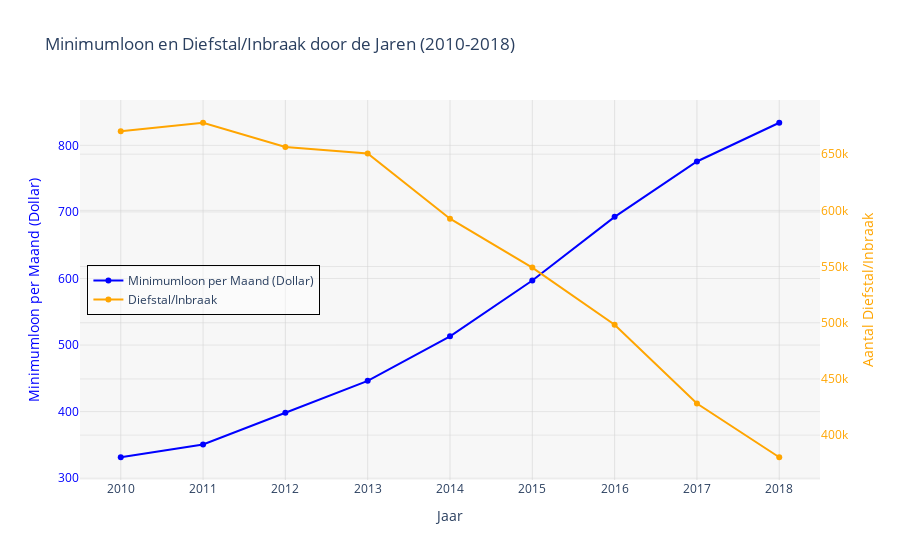

Here is the notebook cell this chart was saved with:
### Markdown cell above
## Minimum Wage per Month and Theft/Break-ins
The graph illustrates the relationship between minimum wage per month and the incidence of thefts and break-ins from 2013 to 2018. This data provides an overview of how changes in minimum wage levels might correlate with crime rates, particularly property crimes such as thefts and break-ins.

### Code cell
# Exchange rates from euros to dollars for each year. Source : https://www.macrotrends.net/2548/euro-dollar-exchange-rate-historical-chart
exchange_rates = {
    1969: 1.1747, 1970: 1.1747, 1971: 1.1747, 1972: 1.1747, 1973: 1.1747, 1974: 1.1747, 1975: 1.1747,
    1976: 1.1747, 1977: 1.1747, 1978: 1.1747, 1979: 1.1747, 1980: 1.1747, 1981: 1.1747, 1982: 1.1747,
    1983: 1.1747, 1984: 1.1747, 1985: 1.1747, 1986: 1.1747, 1987: 1.1747, 1988: 1.1747, 1989: 1.1747,
    1990: 1.1747, 1991: 1.1747, 1992: 1.1747, 1993: 1.1747, 1994: 1.1747, 1995: 1.1747, 1996: 1.1747,
    1997: 1.1747, 1998: 1.1747, 1999: 1.1747, 2000: 0.92, 2001: 0.90, 2002: 0.95, 2003: 1.13, 2004: 1.24,
    2005: 1.24, 2006: 1.26, 2007: 1.38, 2008: 1.47, 2009: 1.39, 2010: 1.33, 2011: 1.39, 2012: 1.29,
    2013: 1.33, 2014: 1.33, 2015: 1.11, 2016: 1.11, 2017: 1.13, 2018: 1.18
}

def convert_euro_to_dollar(year, amount_euro):
    return amount_euro * exchange_rates.get(year, 1)

# Read the theft and burglary data from CSV file
data = pd.read_csv('theft_and_burglary.csv')

# Extracting the data from the DataFrame
jaren = data['year'].tolist()
diefstal_inbraak = data['theft_and_burglary'].tolist()

# Read the minimum wage data from CSV file and convert to dollars
minimum_wage_df = pd.read_csv("minimum_wage_data.csv")
minimum_wage_df['year'] = minimum_wage_df['year'].astype(int)
minimum_wage_df['minimum wage per month (dollar)'] = minimum_wage_df.apply(
    lambda row: convert_euro_to_dollar(row['year'], row['minimum wage per month (euro)']), axis=1
)

# Extracting the minimum wage data in dollars
min_wage_month = minimum_wage_df['minimum wage per month (dollar)'].tolist()

fig = go.Figure()

fig.add_trace(go.Scatter(x=jaren, y=min_wage_month, mode='lines+markers', name='Minimumloon per Maand (Dollar)', line=dict(color='blue')))

fig.add_trace(go.Scatter(x=jaren, y=diefstal_inbraak, mode='lines+markers', name='Diefstal/Inbraak', line=dict(color='orange'), yaxis='y2'))

fig.update_layout(
    yaxis=dict(
        title='Minimumloon per Maand (Dollar)',
        titlefont=dict(color='blue'),
        tickfont=dict(color='blue'),
        gridcolor='lightgrey',
        gridwidth=0.5
    ),
    yaxis2=dict(
        title='Aantal Diefstal/Inbraak',
        titlefont=dict(color='orange'),
        tickfont=dict(color='orange'),
        overlaying='y',
        side='right',
        gridcolor='lightgrey',
        gridwidth=0.5
    ),
    title='Minimumloon en Diefstal/Inbraak door de Jaren (2010-2018)',
    
    xaxis_title='Jaar',
    xaxis=dict(
        gridcolor='lightgrey',
        gridwidth=0.6
    ),
    legend=dict(
        x=0.01,
        y=0.5,
        bgcolor='rgba(255, 255, 255, 0.5)',
        bordercolor='black',
        borderwidth=1
    ),
    plot_bgcolor='rgba(240, 240, 240, 0.5)'
)

fig.show()

### Figure 1 — Plotly figure (JSON) as saved in the notebook; plotly's stock layout.template omitted (floating-point values rounded to 4 significant figures)
{"data": [{"line": {"color": "blue"}, "mode": "lines+markers", "name": "Minimumloon per Maand (Dollar)", "type": "scatter", "x": [2010, 2011, 2012, 2013, 2014, 2015, 2016, 2017, 2018], "y": [331.4, 350.5, 398.3, 446.3, 513.1, 597.0, 692.6, 775.8, 834.0, 905.0, 943.8, 985.4, 1015.0, 1068.0, 1092.0, 1060.0, 1060.0, 1060.0, 1060.0, 1060.0, 1060.0, 1078.0, 1111.0, 1145.0, 1153.0, 1153.0, 1153.0, 1169.0, 1190.0, 1222.0, 1258.0, 1013.0, 1051.0, 1158.0, 1420.0, 1568.0, 1568.0, 1611.0, 1806.0, 1978.0, 1932.0, 1878.0, 1987.0, 1872.0, 1960.0, 1982.0, 1670.0, 1699.0, 1761.0, 1872.0]}, {"line": {"color": "orange"}, "mode": "lines+markers", "name": "Diefstal/Inbraak", "type": "scatter", "x": [2010, 2011, 2012, 2013, 2014, 2015, 2016, 2017, 2018], "y": [670470, 677970, 656450, 650650, 592590, 549105, 498285, 428135, 380320], "yaxis": "y2"}], "layout": {"autosize": true, "legend": {"bgcolor": "rgba(255, 255, 255, 0.5)", "bordercolor": "black", "borderwidth": 1, "x": 0.01, "y": 0.5}, "plot_bgcolor": "rgba(240, 240, 240, 0.5)", "title": {"text": "Minimumloon en Diefstal/Inbraak door de Jaren (2010-2018)"}, "xaxis": {"autorange": true, "gridcolor": "lightgrey", "gridwidth": 0.6, "range": [2010.0, 2018.0], "title": {"text": "Jaar"}, "type": "linear"}, "yaxis": {"autorange": true, "gridcolor": "lightgrey", "gridwidth": 0.5, "range": [290.0, 875.5], "tickfont": {"color": "blue"}, "title": {"font": {"color": "blue"}, "text": "Minimumloon per Maand (Dollar)"}, "type": "linear"}, "yaxis2": {"autorange": true, "gridcolor": "lightgrey", "gridwidth": 0.5, "overlaying": "y", "range": [355800.0, 702500.0], "side": "right", "tickfont": {"color": "orange"}, "title": {"font": {"color": "orange"}, "text": "Aantal Diefstal/Inbraak"}, "type": "linear"}}}
